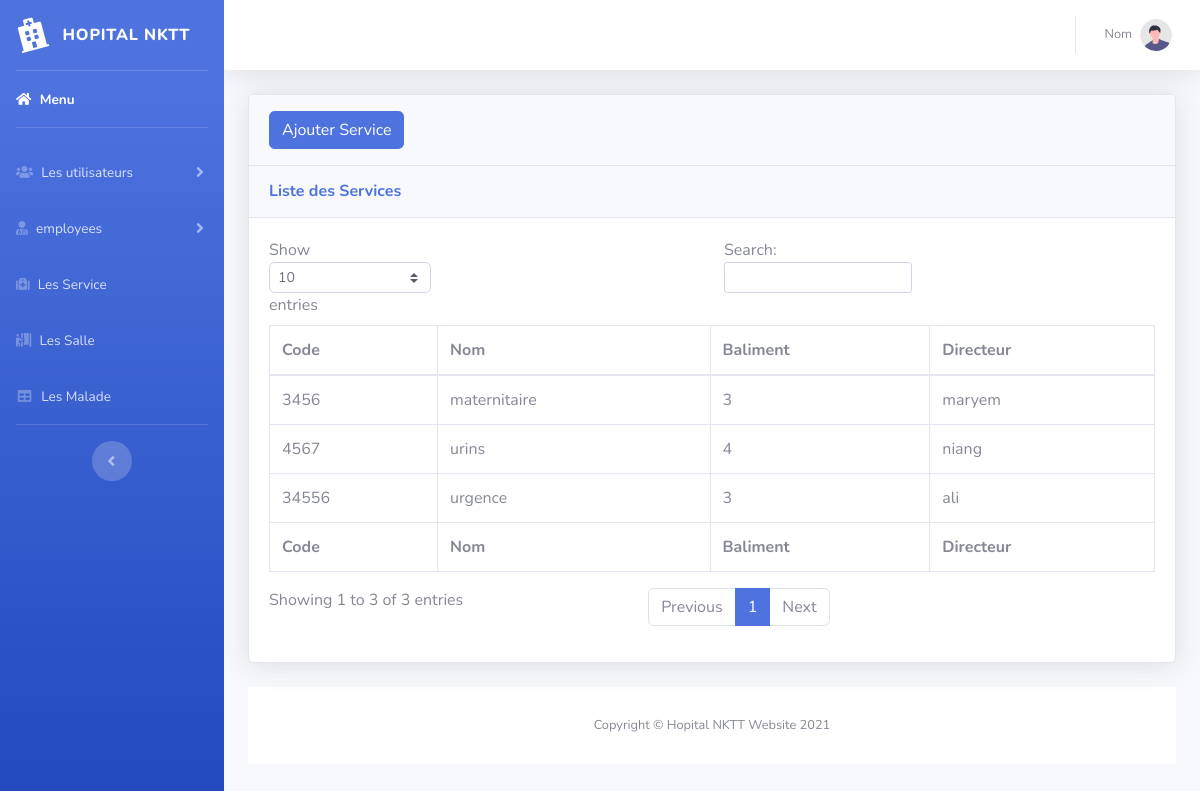
The app's page /service.php with its own data.
### tables this page shows
CREATE TABLE IF NOT EXISTS `service` (
  `code` varchar(30) NOT NULL,
  `nom` varchar(30) NOT NULL,
  `batiment` varchar(30) NOT NULL,
  `directeur` varchar(40) NOT NULL,
  PRIMARY KEY (`code`),
  KEY `directeur` (`directeur`)
);

### service.php (the view, shortened to what this page needs)
<?php
include('includes/header.php');
include('includes/navbar.php');
?>
<div id="content-wrapper" class="d-flex flex-column">
<div id="content">
<?php
 include('includes/nav.php');
  ?>
<div class="container-fluid">
<div class="card shadow mb-4">
    <div class="card-header py-3">
            <button type="button" class="btn btn-primary" data-toggle="modal" data-target="#addService">
              Ajouter Service
            </button>
    </div>
    <div class="card-header py-3">
        <h6 class="m-0 font-weight-bold text-primary">Liste des Services</h6>
    </div>
    <div class="card-body">
        <div class="table-responsive">
        <?php
         $conn = mysqli_connect("localhost","root","","projet");
         $query= "SELECT * FROM service ";
         $query_run = mysqli_query($conn,$query);
      ?>
            <table class="table table-bordered" id="dataTable" width="100%" cellspacing="0">
                <thead>
                    <tr>
                        <th>Code</th>
                        <th>Nom</th>
                        <th>Baliment</th>
                        <th>Directeur</th>
                    </tr>
                </thead>
                <tfoot>
                    <tr>
                        <th>Code</th>
                        <th>Nom</th>
                        <th>Baliment</th>
                        <th>Directeur </th>
                    </tr>
                </tfoot>
                <tbody>
                <?php
          if (mysqli_num_rows($query_run)>0)
          {
               while ($row = mysqli_fetch_assoc($query_run))
                {
                 ?>
                    <tr>
                        <td><?php echo $row['code'] ?></td>
                        <td><?php echo $row['nom'] ?></td>
                        <td><?php echo $row['batiment'] ?></td>
                        <td><?php echo $row['directeur'] ?></td>
                    </tr>
                    <?php
               }
          }
          else{
            echo "Pas d'enregistrement trouvé";
          }
          ?>
                </tbody>
            </table>
        </div>
    </div>
</div>
<?php
include('includes/footer.php');
?>

### includes/header.php (shortened to what this page needs)
<!DOCTYPE html>
<html lang="en">
<head>
    <link href="vendor/fontawesome-free/css/all.min.css" rel="stylesheet" type="text/css">
    <link href="css/sb-admin-2.min.css" rel="stylesheet">
</head>
<body id="page-top">
    <div id="wrapper">

### includes/navbar.php (shortened to what this page needs)
 <ul class="navbar-nav bg-gradient-primary sidebar sidebar-dark accordion" id="accordionSidebar">
<a class="sidebar-brand d-flex align-items-center justify-content-center" href="index.html">
    <div class="sidebar-brand-icon rotate-n-15">
        <i class="fas fa-hospital"></i>
    </div>
    <div class="sidebar-brand-text mx-3">Hopital NKTT</div>
</a>
<hr class="sidebar-divider my-0">
<li class="nav-item active">
    <a class="nav-link" href="index.php">
        <i class="fas fa-home"></i>
        <span>Menu</span></a>
</li>
<hr class="sidebar-divider">
<li class="nav-item">
    <a class="nav-link collapsed" href="#" data-toggle="collapse" data-target="#collapseTwo"
        aria-expanded="true" aria-controls="collapseTwo">
        <i class="fas fa-fw fa-users"></i>
        <span>Les utilisateurs</span>
    </a>
</li>
<li class="nav-item">
                <a class="nav-link collapsed" href="#" data-toggle="collapse" data-target="#collapseUtilities"
                    aria-expanded="true" aria-controls="collapseUtilities">
                    <i class="fas fa-user-md"></i>
                    <span>employees</span>
                </a>
            </li>
<li class="nav-item">
    <a class="nav-link" href="service.php">
    <i class="fas fa-medkit"></i>
    <span>Les Service</span></a>
</li>
<li class="nav-item">
    <a class="nav-link" href="salle.php">
    <i class="fas fa-person-booth"></i>
    <span>Les Salle</span></a>
</li>
<li class="nav-item">
    <a class="nav-link" href="malade.php">
        <i class="fas fa-fw fa-table"></i>
        <span>Les Malade</span></a>
</li>
<hr class="sidebar-divider d-none d-md-block">
<div class="text-center d-none d-md-inline">
    <button class="rounded-circle border-0" id="sidebarToggle"></button>
</div>
</ul>

### includes/nav.php (shortened to what this page needs)
<nav class="navbar navbar-expand navbar-light bg-white topbar mb-4 static-top shadow">
                    <ul class="navbar-nav ml-auto">
                        <li class="nav-item dropdown no-arrow">
                            <a class="nav-link dropdown-toggle" href="#" id="userDropdown" role="button"
                                data-toggle="dropdown" aria-haspopup="true" aria-expanded="false">
                                <span class="mr-2 d-none d-lg-inline text-gray-600 small">Nom</span>
                                <img class="img-profile rounded-circle"
                                    src="img/undraw_profile.svg">
                            </a>
                        </li>
                    </ul>
                </nav>

### includes/footer.php (shortened to what this page needs)
            <footer class="sticky-footer bg-white">
                <div class="container my-auto">
                    <div class="copyright text-center my-auto">
                        <span>Copyright &copy; Hopital NKTT Website 2021</span>
                    </div>
                </div>
            </footer>
       </div>
</body>
</html>

### records on screen
service: code "3456", nom "maternitaire", batiment "3", directeur "maryem"
service: code "34556", nom "urgence", batiment "3", directeur "ali"
service: code "4567", nom "urins", batiment "4", directeur "niang"
